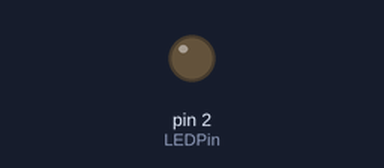
A sketch run on a simulated Arduino Uno, built with avr-gcc and run on an emulated ATmega328P. On the bench: output pins drawn as LEDs (lit = HIGH). Random numbers use the default seed unless the sketch sets one.

Above: at 1.89 s.
At 17.95 s:
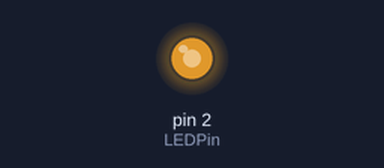
At 31.54 s:
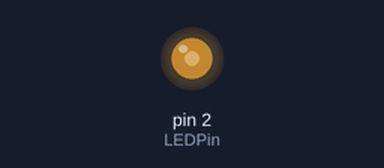
At 39.46 s:
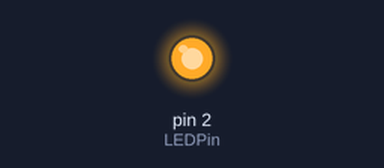
Timing chart, 0 to 40.0 s (numbered marks = the images above):
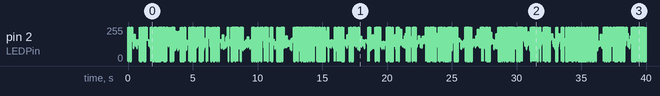

The sketch:

RandomLED_FlickerStim_ArduinoUno.ino
```cpp
/*
 Random Flicker Stimuation Code
 This code generates randomized flicker during which the light turns on for 12.5 ms and
 then off for a randomized period. Thus the inter light pulse interval averages 12.5 which corresponds ot the average inter light pulse internal of a regular 40 Hz

 circuit:
     LED strip lights on digital pin 2
     speaker on digital pin 12

  modifed 27 Jun 2022
  by Matty Attokaren
 */

int LEDPin = 2;
int ranDel;

// the setup routine runs once when you power the Arduino or press the reset button:
void setup() {
  // initialize pin as an output
  pinMode(LEDPin, OUTPUT);
  randomSeed(analogRead(0));
}

void loop()
{
// the loop routine runs over and over 5min:
   digitalWrite(LEDPin,1);          //Turns ON Relays 1
   delayMicroseconds(12500);        // Wait 12.5 milliseconds

   digitalWrite(LEDPin,0);          // Turns Relay Off
   ranDel=random(0,25);
   delay(ranDel);                   // Wait randomized delay that averages 12.5 milliseconds
}
```
